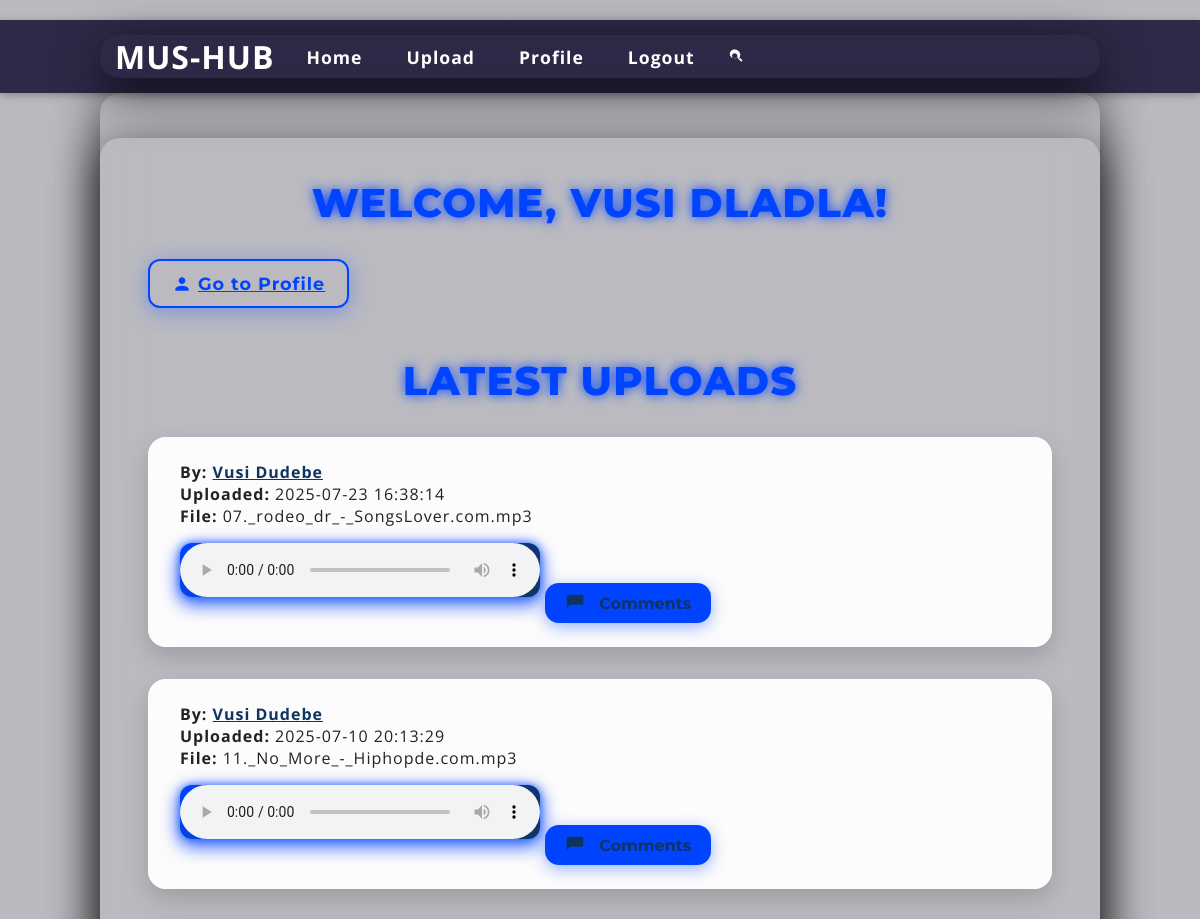
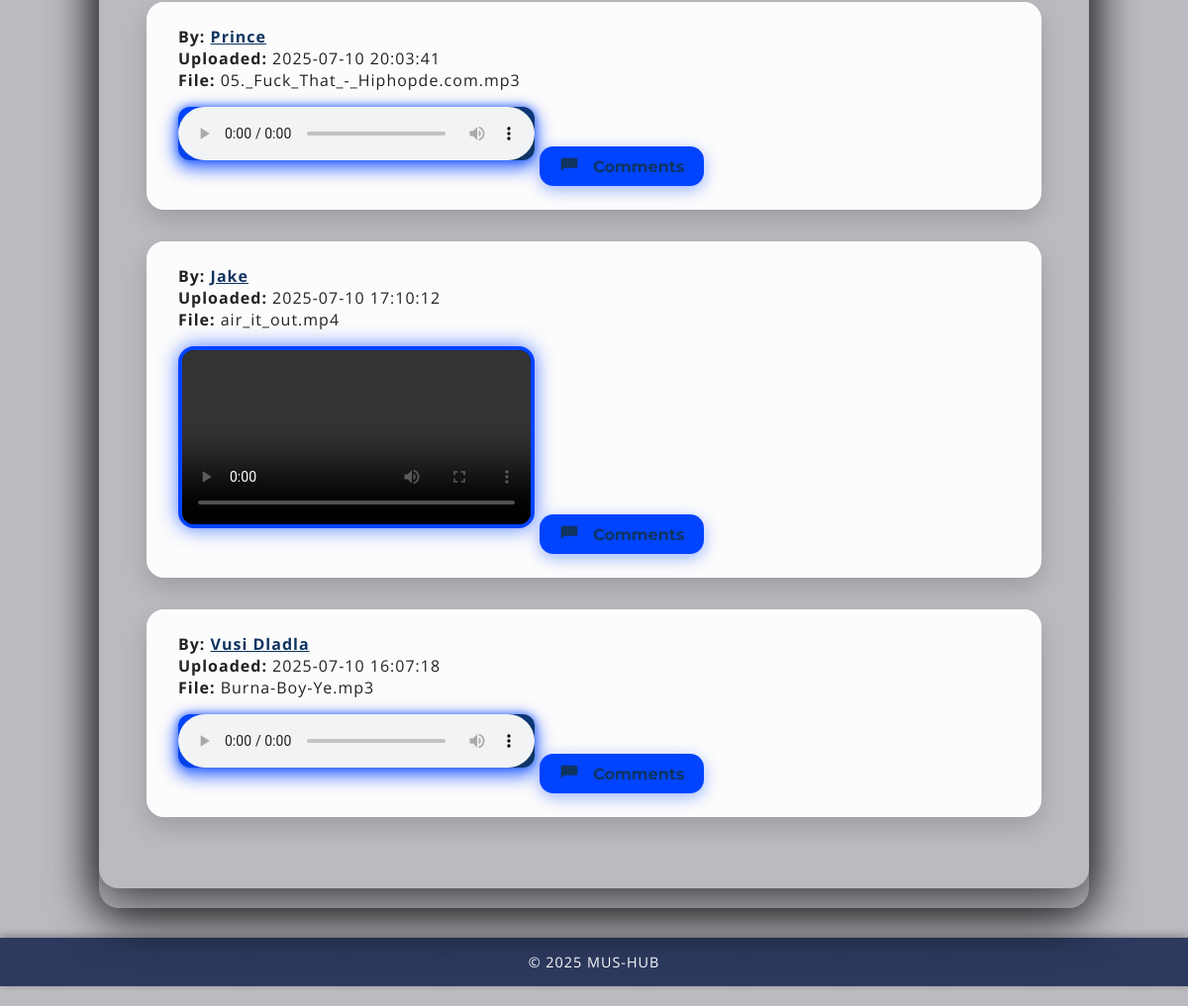
The app's page / (signed in) with its own data (2 pictures, top to bottom).
### app.py (models this page shows)
class User(db.Model):
    UserID = db.Column(db.Integer, primary_key=True)
    Username = db.Column(db.String(80), nullable=False)
    Email = db.Column(db.String(120), unique=True, nullable=False)
    Password = db.Column(db.String(200), nullable=False)
    Role = db.Column(db.String(20), nullable=False)
    Bio = db.Column(db.String(500))
    comments = db.relationship('Comment', backref='author', lazy=True)

class Content(db.Model):
    ContentID = db.Column(db.Integer, primary_key=True)
    UserID = db.Column(db.Integer, db.ForeignKey('user.UserID'), nullable=False)
    FilePath = db.Column(db.String(200), nullable=False)
    UploadDate = db.Column(db.DateTime, default=datetime.utcnow)
    user = db.relationship('User', backref='contents')

### app.py (the view)
@app.route('/')
def index():
    user_id = session.get('user_id')
    user = User.query.get(user_id) if user_id else None
    username = user.Username if user else 'Guest'
    contents = Content.query.order_by(Content.UploadDate.desc()).all()
    for content in contents:
        content.comments = Comment.query.filter_by(ContentID=content.ContentID).order_by(Comment.CommentDate).all()
    return render_template('index.html', username=username, contents=contents)

### app.py (called while the page is built)
@app.context_processor
def inject_now():
    return {
        'now': datetime.utcnow(),
        'current_user_id': session.get('user_id')
    }

### templates/index.html (shortened to what this page needs)
{% extends "base.html" %}
{% block extra_css %}
  <link rel="stylesheet" href="{{ url_for('static', filename='index.css') }}">
{% endblock %}
{% block content %}
<div class="container">
  {% if 'user_id' in session %}
    <h2>Welcome, {{ username }}!</h2>
    <a href="{{ url_for('profile') }}" class="profile-link" aria-label="Go to your profile">
      <svg class="icon" viewBox="0 0 24 24" aria-hidden="true" focusable="false">
        <path d="M12 12c2.21 0 4-1.79 4-4s-1.79-4-4-4-4 1.79-4 4 1.79 4 4 4zm0 2c-2.67 0-8 1.34-8 4v2h16v-2c0-2.66-5.33-4-8-4z"/>
      </svg>
      Go to Profile
    </a>
    <h2>Latest Uploads</h2>
    {% for content in contents %}
      <div class="upload" role="region" aria-labelledby="upload-title-{{ content.ContentID }}">
        <p><strong>By:</strong>
          <a href="{{ url_for('public_profile', user_id=content.user.UserID) }}">
            {{ content.user.Username }}
          </a>
        </p>
        <p><strong>Uploaded:</strong> {{ content.UploadDate.strftime('%Y-%m-%d %H:%M:%S') }}</p>
        <p><strong>File:</strong> {{ content.FilePath }}</p>
        {% set ext = content.FilePath.split('.')[-1].lower() %}
        {% if ext in ['mp3', 'wav', 'ogg'] %}
          <audio controls>
            <source src="{{ url_for('static', filename='uploads/' ~ content.FilePath) }}" type="audio/{{ ext }}">
          </audio>
        {% elif ext in ['mp4', 'webm'] %}
          <video controls width="360" aria-labelledby="upload-title-{{ content.ContentID }}">
            <source src="{{ url_for('static', filename='uploads/' ~ content.FilePath) }}" type="video/{{ ext }}">
          </video>
        {% else %}
          <p>Preview not available for this file type.</p>
        {% endif %}
        <button
          aria-expanded="false"
          aria-controls="comments-{{ content.ContentID }}"
          onclick="toggleComments('comments-{{ content.ContentID }}', this)"
          class="comments-toggle"
          >
          <svg class="icon" viewBox="0 0 24 24" aria-hidden="true" focusable="false">
            <path d="M20 2H4c-1.1 0-2 .9-2 2v14l4-4h14c1.1 0 2-.9 2-2V4c0-1.1-.9-2-2-2z"/>
          </svg>
          Comments
        </button>
      </div>
    {% endfor %}
  {% endif %}
</div>
{% endblock %}

### static/base.css (style rules this page uses)
:root { --background: #1a1a2e; --color: #ffffff; --primary-color: #0f3460; --accent-color: #0b0885; --glass-bg: rgba(255, 255, 255, 0.05); }
* { box-sizing: border-box; margin: 0; padding: 0; }
html { scroll-behavior: smooth; }
body { font-family: "Poppins", sans-serif; background: linear-gradient(135deg, var(--background), var(--primary-color)); color: var(--color); letter-spacing: 1px; min-height: 100vh; display: flex; flex-direction: column; padding: 20px 0; }

### static/index.css (style rules this page uses)
:root { --background-color: rgba(26, 26, 46, 0.3); --color: #ffffff; --primary-color: #0f3460; --accent-color: #0044ff; --glass-bg: rgba(255, 255, 255, 0); --shadow-dark: rgba(0, 0, 0, 0.7); --shadow-light: rgba(255, 255, 255, 0); --font-family-body: 'Open Sans', sans-serif; --font-family-heading: 'Montserrat', sans-serif; }
* { box-sizing: border-box; margin: 0; padding: 0; }
html { scroll-behavior: smooth; }
body { font-family: var(--font-family-body); background-image: linear-gradient(var(--background-color), var(--background-color)), url('https://images.unsplash.com/uploads/1412282232015a06e258a/4bdd2a58?fm=jpg&q=60&w=3000'); background-size: cover; background-position: center; background-repeat: no-repeat; background-blend-mode: multiply; color: var(--color); min-height: 100vh; padding: 20px 0; display: flex; align-items: center; justify-content: center; animation: fadeIn 1s ease-in-out; flex-direction: column; overflow-y: auto; }
.container { position: relative; z-index: 2; background: var(--glass-bg); border-radius: 20px; box-shadow: 0 12px 48px var(--shadow-dark), inset 0 0 40px var(--shadow-light); backdrop-filter: blur(18px); -webkit-backdrop-filter: blur(18px); padding: 2.5rem 3rem; max-width: 1000px; width: 90vw; animation: slideUp 1.2s ease-out forwards; transition: box-shadow 0.3s ease; }
h2 { font-family: var(--font-family-heading); text-align: center; margin-bottom: 2rem; font-weight: 800; font-size: 2.5rem; color: var(--accent-color); letter-spacing: 1.2px; text-transform: uppercase; text-shadow: 0 0 12px var(--accent-color); user-select: none; }
.profile-link { font-family: var(--font-family-heading); display: inline-flex; align-items: center; justify-content: center; margin-bottom: 3rem; padding: 12px 22px; font-weight: 700; font-size: 1.1rem; color: var(--accent-color); border: 2px solid var(--accent-color); border-radius: 12px; cursor: pointer; transition: background-color 0.4s ease, color 0.4s ease, box-shadow 0.4s ease; user-select: none; box-shadow: 0 4px 20px rgba(0, 68, 255, 0.35); backdrop-filter: brightness(1.1); }
.upload { background: rgba(255, 255, 255, 0.95); color: #222; padding: 1.5rem 2rem; margin: 2rem 0; border-radius: 18px; box-shadow: 0 10px 24px rgba(0, 0, 0, 0.16), inset 0 0 16px rgba(255, 255, 255, 0.6); transition: box-shadow 0.3s ease; }
.upload a { color: var(--primary-color); font-weight: 700; transition: color 0.3s ease; font-family: var(--font-family-body); }
.upload button, .comments-toggle, .submit-comment-btn { font-family: var(--font-family-heading); display: inline-flex; align-items: center; gap: 8px; margin-top: 14px; background: var(--accent-color); color: var(--primary-color); padding: 10px 20px; border: none; border-radius: 14px; font-weight: 700; font-size: 1rem; cursor: pointer; user-select: none; transition: background-color 0.3s ease, transform 0.3s ease, box-shadow 0.3s ease; box-shadow: 0 4px 16px rgba(0, 68, 255, 0.4); }
audio { width: 100%; max-width: 360px; background: linear-gradient(135deg, #0044ff, #0f3460); border-radius: 12px; box-shadow: 0 6px 18px rgba(0, 68, 255, 0.6); outline: none; cursor: pointer; margin: 1rem 0; filter: drop-shadow(0 0 4px rgba(0, 68, 255, 0.8)); }
video { max-width: 360px; width: 100%; border: 4px solid var(--accent-color); border-radius: 16px; box-shadow: 0 0 20px rgba(0, 68, 255, 0.7); margin: 1rem 0; background: black; }

### templates/index.html (style rules this page uses)
.icon { width: 20px; height: 20px; fill: currentColor; vertical-align: middle; margin-right: 6px; transition: transform 0.3s ease; display: inline-block; }

### records on screen
User: Username "VUSI DLADLA"
Content: user.Username "Vusi Dudebe", UploadDate "2025-07-23 16:38:14", FilePath "07._rodeo_dr_-_SongsLover.com.mp3"
Content: user.Username "Vusi Dudebe", UploadDate "2025-07-10 20:13:29", FilePath "11._No_More_-_Hiphopde.com.mp3"
Content: user.Username "Prince", UploadDate "2025-07-10 20:03:41", FilePath "05._Fuck_That_-_Hiphopde.com.mp3"
Content: user.Username "Jake", UploadDate "2025-07-10 17:10:12", FilePath "air_it_out.mp4"
Content: user.Username "Vusi Dladla", UploadDate "2025-07-10 16:07:18", FilePath "Burna-Boy-Ye.mp3"
